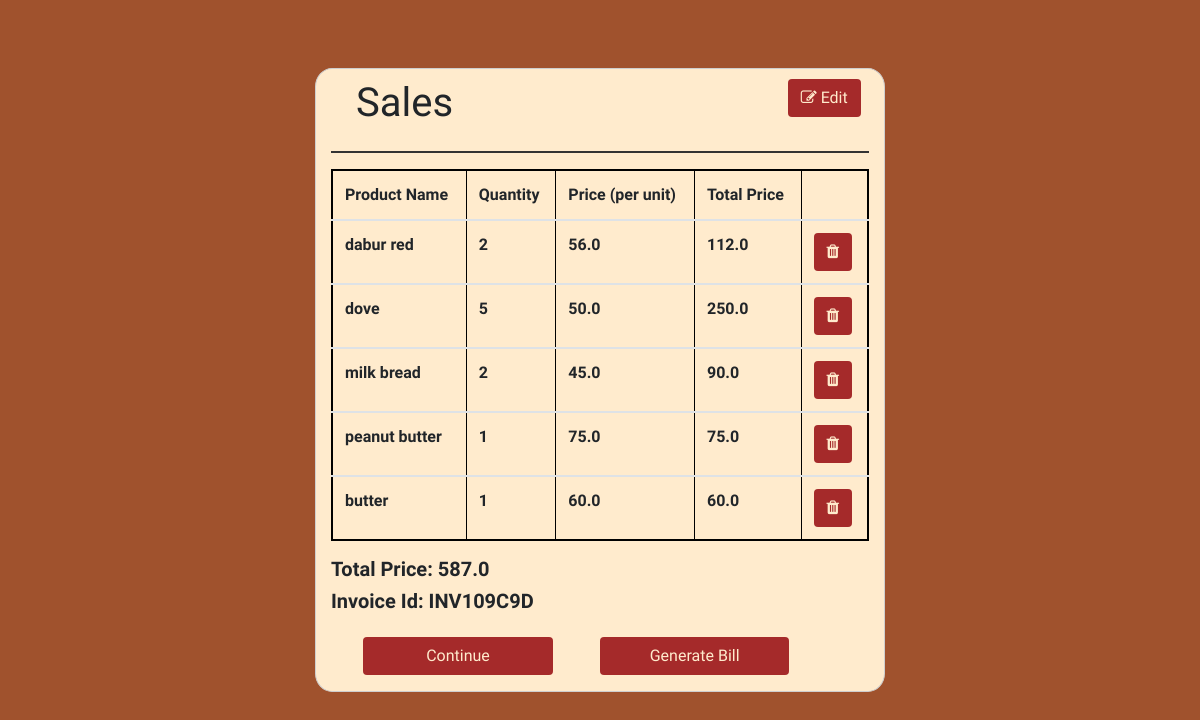
/sales/INV109C9D/confirmation, run on the app's committed database.
### inv_app/models.py (models this page shows, shortened)
class Cust_Sale(models.Model):
    product_name = models.CharField(max_length = 100)
    quantity = models.IntegerField()
    price = models.FloatField(max_length = 10)
    total_price = models.FloatField(max_length = 10)
    invoice_id = models.ForeignKey(Invoice, on_delete = models.CASCADE)
    sale_date = models.DateTimeField(auto_now_add = True)

class Invoice(models.Model):
    invoice_id = models.CharField(primary_key=True, max_length = 10)
    cust_name = models.CharField(max_length = 100)
    cust_phone = PhoneNumberField()

### inv_app/views.py (the view)
# urls.py: path('sales/<invoice_id>/confirmation', views.confirm, name = "confirm"),
def confirm(request, invoice_id):
    invoice = Invoice.objects.filter(invoice_id = invoice_id).first()
    product_sale = Cust_Sale.objects.filter(invoice_id = invoice.invoice_id).all()
    total_price = 0
    for prod in product_sale:
        total_price = total_price + prod.price * prod.quantity
    return render(request, 'confirmation.html', {'total': total_price, 'invoice': invoice.invoice_id, 'product_sale': product_sale})

### templates/confirmation.html (shortened to what this page needs)
{% load static %}
<!DOCTYPE html>
<html lang="en">
    <head>
        <link rel="stylesheet" href="https://maxcdn.bootstrapcdn.com/bootstrap/4.0.0/css/bootstrap.min.css">
        <link rel="stylesheet" href="https://stackpath.bootstrapcdn.com/font-awesome/4.7.0/css/font-awesome.min.css">
        <link rel="stylesheet" href="{% static 'css/styles.css' %}">
    </head>
    <body>
        <div class="container">
            <div class="row">
                <div class="prod col-md-6 offset-md-3 col-12">
                    <div class="row" id = "edit">
                        <div class = "col-md-10 col-12"><h1>Sales</h1></div>
                        <div class="col-md-2 col-12"><a href="{% url 'product_sale' invoice %}" class = "btn btn-outline"><span><i class = "fa fa-edit"></i></span> Edit</a></div>
                    </div>
                    <hr style = "border:1px solid #333;">
                    <table class = "table" border = "1">
                        <thead>
                            <th scope = "col">Product Name</th>
                            <th scope = "col">Quantity</th>
                            <th scope = "col">Price (per unit)</th>
                            <th scope = "col">Total Price</th>
                            <th></th>
                        </thead>
                        {% for prodo in product_sale %}
                            <tbody>
                                <td>{{ prodo.product_name }}</td>
                                <td>{{ prodo.quantity }}</td>
                                <td>{{ prodo.price }}</td>
                                <td>{{ prodo.total_price }}</td>
                                <td><a href="{% url 'delete_entry' invoice prodo.product_name prodo.price %}" class = "btn btn-outline"><span><i class = "fa fa-trash"></i></span></a></td>
                            </tbody>
                        {% endfor %}
                    </table>
                    <h5>Total Price: {{ total }}</h5>
                    <h5>Invoice Id: {{ invoice }}</h5>
                    <div class="row">
                        <a href="{% url 'index' %}" class = "btn btn-outline offset-1 col-4 mb-3 mt-3">Continue</a>
                        <a target = "_blank" href = "../../../bill/{{ invoice }}" class="btn btn-outline offset-1 col-4 mb-3 mt-3"><span></span>Generate Bill</a>
                    </div>
                </div>
            </div>
        </div>
    </body>
</html>

### templates/confirmation.html (style rules this page uses)
body { margin-top: 60px; background-color: #a0522d; font-family: 'Actor'; }
.prod { border:1px solid #cecece; background-color: blanchedalmond; border-radius: 3%; font-weight: bold; z-index: 1; margin-top: 1vh; }
.btn { background-color: brown; color: blanchedalmond; }
#edit { margin: 10px; }
.table { border: 2px solid #000; border-radius: 10px; }
h5 { font-weight: bold; }

### data on the page
Cust_Sale: product_name "dabur red", quantity "2", price "56.0", total_price "112.0"
Cust_Sale: product_name "dove", quantity "5", price "50.0", total_price "250.0"
Cust_Sale: product_name "milk bread", quantity "2", price "45.0", total_price "90.0"
Cust_Sale: product_name "peanut butter", quantity "1", price "75.0", total_price "75.0"
Cust_Sale: product_name "butter", quantity "1", price "60.0", total_price "60.0"
Invoice: invoice_id "INV109C9D"

### other printed values
{{ total }} "587.0"
